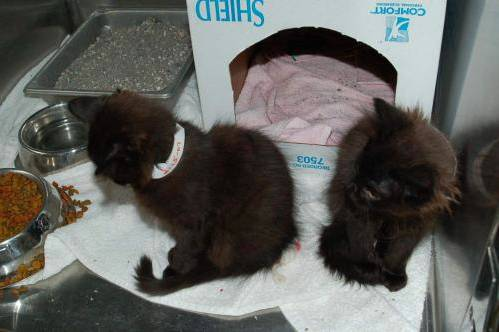
#> input picture Gaussian_Mixture_Models/cats_and_dogs_filtered/train/cats/cat.108.jpg, 499 x 332 px; its folder holds only this picture in this run
$ jupyter execute --allow-errors HoangToUyen_21002180.ipynb
#> lines starting #> are read from the running program, lines starting #| are printed output that depends on the picture
# Bài tập tự thực hành 2: Kmeans

[cell 1]
import os
import numpy as np
from sklearn.cluster import KMeans
from sklearn.metrics import accuracy_score
from skimage.io import imread
from skimage.transform import resize
from sklearn.decomposition import PCA
import matplotlib.pyplot as plt

data_dir = "./cats_and_dogs_filtered"

[cell 2]
# load và resize  ảnh
def load_and_preprocess_images(image_paths, target_size=(100, 100)):
#> called with target_size = (100, 100)
    images = []
    for path in image_paths:
        image = imread(path)
#> image is the input picture: shape (332, 499, 3); mean R, G, B 95.7, 96.1, 92.7
        image = resize(image, target_size)
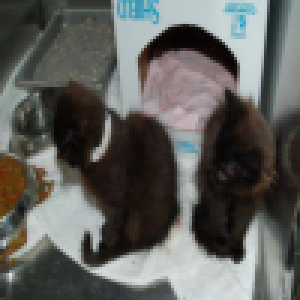
#> image: shape (100, 100, 3) float64 (shown 3 times larger); mean R, G, B 0.375, 0.377, 0.364
        images.append(image.flatten())  # Biến ảnh thành một vectơ 1D
    return np.array(images)

[cell 3]
# Load và chuẩn hóa ảnh mèo
cat_path = os.path.join(data_dir, "train", "cats")
cat_image_paths = [os.path.join(cat_path, f) for f in os.listdir(cat_path) if f.endswith('.jpg')]
cat_images = load_and_preprocess_images(cat_image_paths)

[cell 4]
# Load và chuẩn hóa ảnh chó
dog_path = os.path.join(data_dir, "train", "dogs")
#> (the rest of this cell did not finish here and is left out)

#> (a cell that did not finish here is left out)

[cell 6]
# Áp dụng KMeans
kmeans = KMeans(n_clusters=2, random_state=42)
#> (the rest of this cell did not finish here and is left out)

#> (a cell that did not finish here is left out)

# Bài tập tự thực hành 1: EM

[cell 8]
import numpy as np
from numpy import random
from matplotlib.patches import Ellipse
import matplotlib.transforms as transforms
from scipy.stats import multivariate_normal
from sklearn import datasets
import matplotlib.pyplot as plt


iris = datasets.load_iris()

[cell 9]
X=iris.data
X

[cell 10]
X.shape

[cell 11]
type(X)

[cell 12]
y = iris.target
y

[cell 13]
import numpy as np
from scipy.stats import multivariate_normal
import matplotlib.pyplot as plt
from matplotlib.patches import Ellipse
import matplotlib.transforms as transforms
from sklearn.datasets import load_iris

class GMM():
    def __init__(self, k, dim, init_mu=None, init_sigma=None, init_pi=None, colors=None):
#> called with k = 3, dim = 4
        self.k = k
        self.dim = dim
        if init_mu is None:
            init_mu = np.random.rand(k, dim) * 20 - 10
        self.mu = init_mu
        if init_sigma is None:
            init_sigma = np.zeros((k, dim, dim))
            for i in range(k):
                init_sigma[i] = np.eye(dim)
        self.sigma = init_sigma
        if init_pi is None:
            init_pi = np.ones(self.k) / self.k
        self.pi = init_pi
        if colors is None:
            colors = np.random.rand(k, 3)
            for i in range(k):
                colors[i, 2] = i / k
        self.colors = colors

    def init_em(self, X):
        self.data = X
        self.num_points = X.shape[0]
        self.z = np.zeros((self.num_points, self.k))

    def e_step(self):
        for i in range(self.k):
            self.z[:, i] = self.pi[i] * multivariate_normal.pdf(self.data, mean=self.mu[i], cov=self.sigma[i])
        self.z /= self.z.sum(axis=1, keepdims=True)

    def m_step(self, reg=1e-6):
        sum_z = self.z.sum(axis=0)
        self.pi = sum_z / self.num_points
        self.mu = np.matmul(self.z.T, self.data) / sum_z[:, None]
        for i in range(self.k):
            j = np.expand_dims(self.data, axis=1) - self.mu[i]
            s = np.matmul(j.transpose([0, 2, 1]), j)
            self.sigma[i] = np.matmul(s.transpose(1, 2, 0), self.z[:, i])
            self.sigma[i] /= sum_z[i]
            # Add regularization to covariance matrices
            self.sigma[i] += np.eye(self.dim) * reg

    def log_likelihood(self, X):
        # ll = np.sum(np.log(np.sum(self.z * self.pi, axis=1)))

        ll = []
        for d in X:
            tot = 0
            for i in range(self.k):
                tot += self.pi[i] * multivariate_normal.pdf(d, mean=self.mu[i], cov=self.sigma[i])
            ll.append(np.log(tot))
        return np.sum(ll)


    def plot_gaussian(self, mean, cov, ax, n_std=2.0, facecolor='none', **kwargs):
        pearson = cov[0, 1] / np.sqrt(cov[0, 0] * cov[1, 1])
        ell_radius_x = np.sqrt(1 + pearson)
        ell_radius_y = np.sqrt(1 - pearson)
        ellipse = Ellipse((0, 0),
            width=ell_radius_x * 2,
            height=ell_radius_y * 2,
            facecolor=facecolor,
            **kwargs)
        scale_x = np.sqrt(cov[0, 0]) * n_std
        mean_x = mean[0]
        scale_y = np.sqrt(cov[1, 1]) * n_std
        mean_y = mean[1]
        transf = transforms.Affine2D() \
            .rotate_deg(45) \
            .scale(scale_x, scale_y) \
            .translate(mean_x, mean_y)
        ellipse.set_transform(transf + ax.transData)
        return ax.add_patch(ellipse)

    def draw(self, ax, n_std=2.0, facecolor='none', **kwargs):
        if self.dim != 2:
            print("Drawing available only for 2D case.")
            return

        for i in range(self.k):
            self.plot_gaussian(self.mu[i], self.sigma[i], ax, n_std=n_std, edgecolor=self.colors[i], **kwargs)

            ax.scatter(self.mu[i, 0], self.mu[i, 1], c=self.colors[i], marker='x', label=f'Cluster {i+1} center')

        ax.legend()

[cell 14]
# Create a Gaussian Mixture Model with data 4D and 3 cluster
gmm = GMM(k=3, dim=4)
gmm.init_em(X)

for _ in range(100):
    gmm.e_step()
    gmm.m_step(reg=1e-6)

# Plot Gaussians
fig, ax = plt.subplots()
gmm.draw(ax)
plt.scatter(X[:, 0], X[:, 1], c=iris.target)
plt.xlabel('Sepal Length')
plt.ylabel('Sepal Width')
plt.title('Gaussian Mixture Model on Iris Dataset')


plt.show()
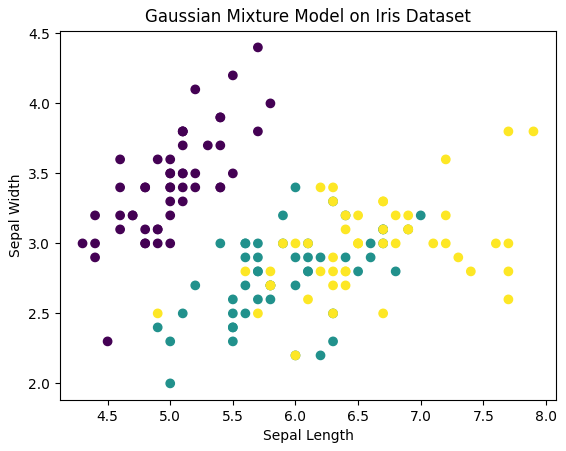
#> figure drawn by matplotlib, 1 panel

$ run again, on Gaussian_Mixture_Models/cats_and_dogs_filtered/train/cats/cat.281.jpg
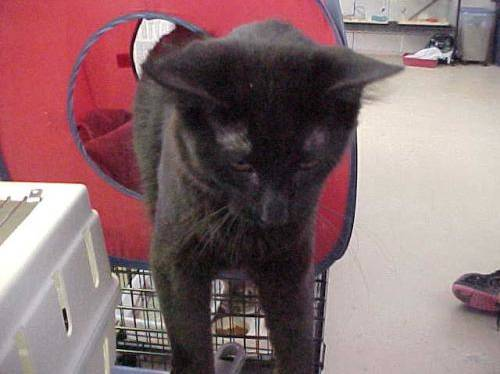
#> input picture Gaussian_Mixture_Models/cats_and_dogs_filtered/train/cats/cat.281.jpg, 500 x 374 px
#> in load_and_preprocess_images, image is the input picture: shape (374, 500, 3); mean R, G, B 138.3, 110, 112.8
#> in load_and_preprocess_images, `image = resize(image, target_size)`:
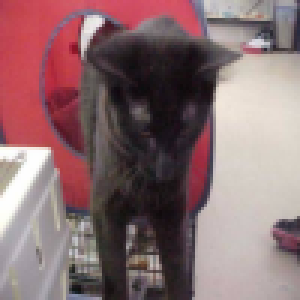
#> image: shape (100, 100, 3) float64 (shown 3 times larger); mean R, G, B 0.543, 0.432, 0.442

$ run again, on Gaussian_Mixture_Models/cats_and_dogs_filtered/train/cats/cat.403.jpg
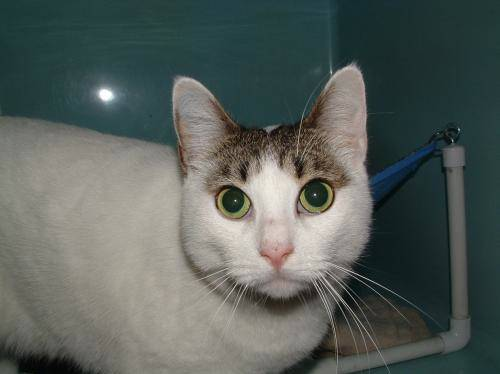
#> input picture Gaussian_Mixture_Models/cats_and_dogs_filtered/train/cats/cat.403.jpg, 500 x 374 px
#> in load_and_preprocess_images, image is the input picture: shape (374, 500, 3); mean R, G, B 86.9, 94.8, 90.4
#> in load_and_preprocess_images, `image = resize(image, target_size)`:
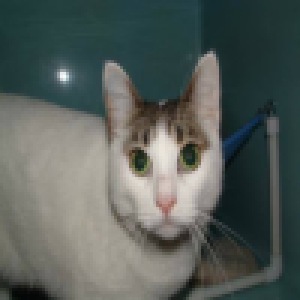
#> image: shape (100, 100, 3) float64 (shown 3 times larger); mean R, G, B 0.341, 0.372, 0.355

$ run again, on Gaussian_Mixture_Models/cats_and_dogs_filtered/train/cats/cat.450.jpg
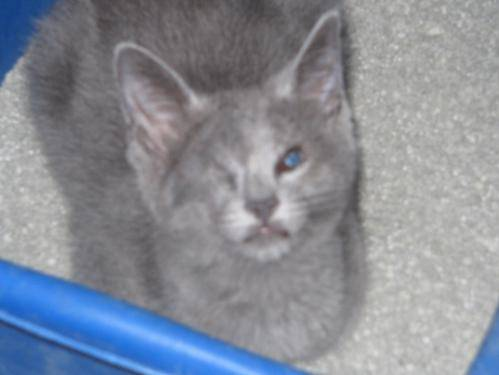
#> input picture Gaussian_Mixture_Models/cats_and_dogs_filtered/train/cats/cat.450.jpg, 499 x 375 px
#> in load_and_preprocess_images, image is the input picture: shape (375, 499, 3); mean R, G, B 135.5, 140.6, 151
#> in load_and_preprocess_images, `image = resize(image, target_size)`:
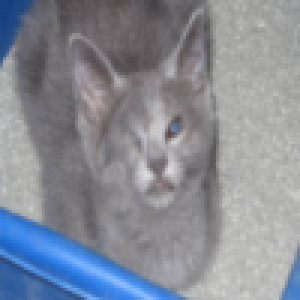
#> image: shape (100, 100, 3) float64 (shown 3 times larger); mean R, G, B 0.531, 0.551, 0.592

$ run again, on Gaussian_Mixture_Models/cats_and_dogs_filtered/train/cats/cat.146.jpg
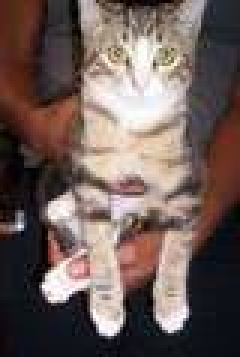
#> input picture Gaussian_Mixture_Models/cats_and_dogs_filtered/train/cats/cat.146.jpg, 80 x 119 px (shown 3 times larger)
#> in load_and_preprocess_images, image is the input picture: shape (119, 80, 3); mean R, G, B 109.6, 93.2, 88.8
#> in load_and_preprocess_images, `image = resize(image, target_size)`:
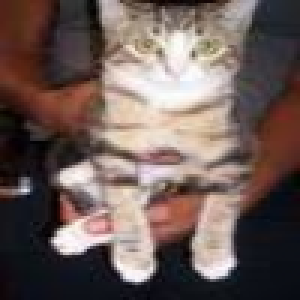
#> image: shape (100, 100, 3) float64 (shown 3 times larger); mean R, G, B 0.43, 0.365, 0.348
